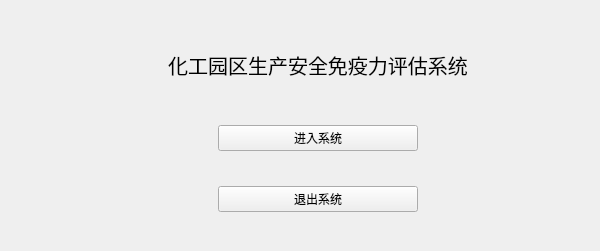
<?xml version="1.0" encoding="UTF-8"?>
<ui version="4.0">
 <class>Widget</class>
 <widget class="QWidget" name="Widget">
  <property name="geometry">
   <rect>
    <x>0</x>
    <y>0</y>
    <width>600</width>
    <height>251</height>
   </rect>
  </property>
  <property name="windowTitle">
   <string>Widget</string>
  </property>
  <layout class="QGridLayout" name="gridLayout_2">
   <item row="0" column="0">
    <spacer name="verticalSpacer">
     <property name="orientation">
      <enum>Qt::Vertical</enum>
     </property>
     <property name="sizeHint" stdset="0">
      <size>
       <width>20</width>
       <height>15</height>
      </size>
     </property>
    </spacer>
   </item>
   <item row="1" column="0">
    <layout class="QGridLayout" name="gridLayout">
     <property name="verticalSpacing">
      <number>35</number>
     </property>
     <item row="1" column="3" colspan="2">
      <spacer name="horizontalSpacer_2">
       <property name="orientation">
        <enum>Qt::Horizontal</enum>
       </property>
       <property name="sizeHint" stdset="0">
        <size>
         <width>113</width>
         <height>20</height>
        </size>
       </property>
      </spacer>
     </item>
     <item row="2" column="0" colspan="2">
      <spacer name="horizontalSpacer_4">
       <property name="orientation">
        <enum>Qt::Horizontal</enum>
       </property>
       <property name="sizeHint" stdset="0">
        <size>
         <width>157</width>
         <height>20</height>
        </size>
       </property>
      </spacer>
     </item>
     <item row="2" column="3" colspan="2">
      <spacer name="horizontalSpacer_3">
       <property name="orientation">
        <enum>Qt::Horizontal</enum>
       </property>
       <property name="sizeHint" stdset="0">
        <size>
         <width>113</width>
         <height>20</height>
        </size>
       </property>
      </spacer>
     </item>
     <item row="0" column="0">
      <spacer name="horizontalSpacer_5">
       <property name="orientation">
        <enum>Qt::Horizontal</enum>
       </property>
       <property name="sizeHint" stdset="0">
        <size>
         <width>107</width>
         <height>20</height>
        </size>
       </property>
      </spacer>
     </item>
     <item row="0" column="4">
      <spacer name="horizontalSpacer_6">
       <property name="orientation">
        <enum>Qt::Horizontal</enum>
       </property>
       <property name="sizeHint" stdset="0">
        <size>
         <width>63</width>
         <height>20</height>
        </size>
       </property>
      </spacer>
     </item>
     <item row="1" column="0" colspan="2">
      <spacer name="horizontalSpacer">
       <property name="orientation">
        <enum>Qt::Horizontal</enum>
       </property>
       <property name="sizeHint" stdset="0">
        <size>
         <width>157</width>
         <height>20</height>
        </size>
       </property>
      </spacer>
     </item>
     <item row="1" column="2">
      <widget class="QPushButton" name="pushButton">
       <property name="minimumSize">
        <size>
         <width>200</width>
         <height>0</height>
        </size>
       </property>
       <property name="text">
        <string>进入系统</string>
       </property>
      </widget>
     </item>
     <item row="2" column="2">
      <widget class="QPushButton" name="pushButton_2">
       <property name="text">
        <string>退出系统</string>
       </property>
      </widget>
     </item>
     <item row="0" column="1" colspan="3">
      <widget class="QLabel" name="label">
       <property name="minimumSize">
        <size>
         <width>0</width>
         <height>50</height>
        </size>
       </property>
       <property name="font">
        <font>
         <pointsize>15</pointsize>
         <weight>50</weight>
         <bold>false</bold>
         <underline>false</underline>
        </font>
       </property>
       <property name="text">
        <string>化工园区生产安全免疫力评估系统</string>
       </property>
       <property name="alignment">
        <set>Qt::AlignCenter</set>
       </property>
       <property name="wordWrap">
        <bool>false</bool>
       </property>
      </widget>
     </item>
    </layout>
   </item>
   <item row="2" column="0">
    <spacer name="verticalSpacer_2">
     <property name="orientation">
      <enum>Qt::Vertical</enum>
     </property>
     <property name="sizeHint" stdset="0">
      <size>
       <width>20</width>
       <height>16</height>
      </size>
     </property>
    </spacer>
   </item>
  </layout>
 </widget>
 <layoutdefault spacing="6" margin="11"/>
 <resources/>
 <connections/>
</ui>
